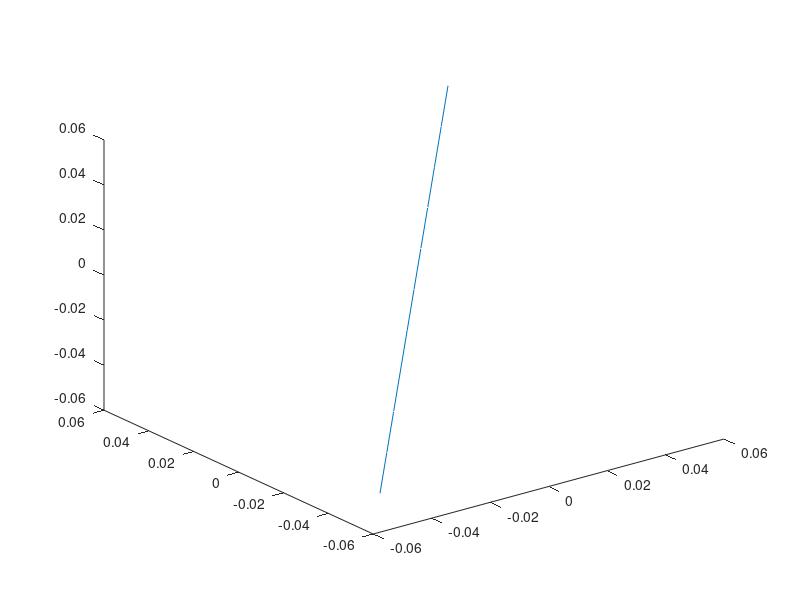

This figure's MATLAB source:
% plot3(1,1,1,'o');
% hold on;
% plot3(1,1,2,'o');
% plot3(1,2,1,'o');
% plot3(1,2,2,'o');
% plot3(2,1,1,'o');
% plot3(2,1,2,'o');
% plot3(2,2,1,'o');
% plot3(2,2,2,'o');

% x = -3:0.5:3;
% y = -3:0.5:3;
% [X,Y] = meshgrid(x, y);
% Z = Y.^2 - X.^2;
% [U,V,W] = surfnorm(Z);
% 
% figure
% quiver3(Z,U,V,W)
% view(-35,45)

x = -0.05:0.01:0.05;
y = -0.05:0.01:0.05;
z = -0.05:0.01:0.05;

plot3(x,y,z);
